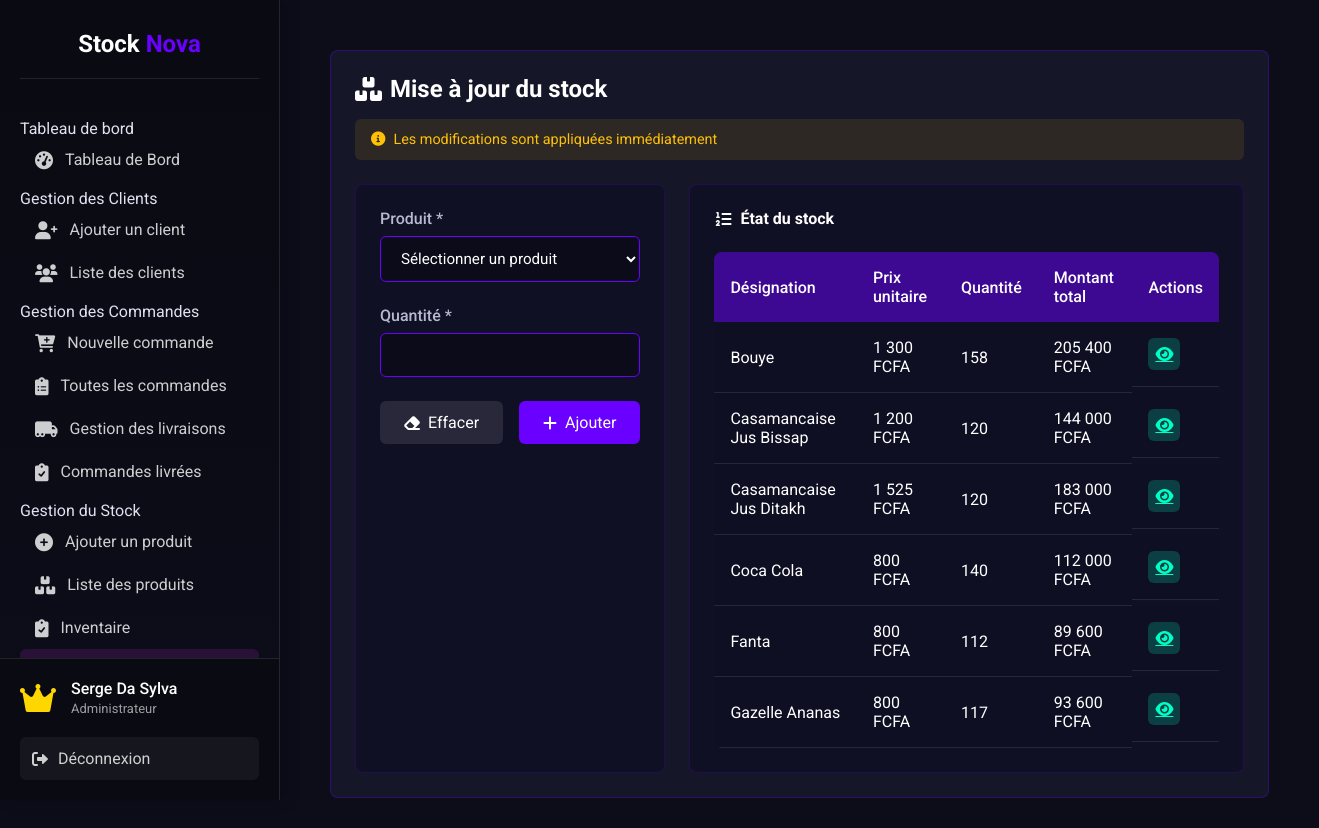
The app's page /fourniture.php (signed in) with its own data.
### tables this page shows
CREATE TABLE `produits` (
  `id_prod` int(11) NOT NULL,
  `code_prod` varchar(255) DEFAULT NULL,
  `nom_prod` varchar(100) DEFAULT NULL,
  `quant_prod` int(11) DEFAULT 0,
  `prix_unitaire` decimal(10,2) DEFAULT NULL,
  `prix_total` decimal(10,2) GENERATED ALWAYS AS (`quant_prod` * `prix_unitaire`) VIRTUAL,
  `fournisseur` varchar(100) DEFAULT NULL,
  `description` text DEFAULT NULL,
  `photo` varchar(255) NOT NULL DEFAULT 'assets/images/default-product.png' COMMENT 'Chemin vers la photo du produit'
);

### fourniture.php (the view, shortened to what this page needs)
<?php
require 'includes/connexion.php';
require 'includes/header.php';
try {
    $produitsListe = $pdo->query("SELECT
                                 id_prod,
                                 nom_prod,
                                 quant_prod,
                                 prix_unitaire,
                                 prix_total
                                 FROM produits
                                 ORDER BY nom_prod")->fetchAll();
} catch (PDOException $e) {
    $produitsListe = [];
    error_log("Erreur SQL produits: " . $e->getMessage());
}
?>
<div class="dashboard-container">
    <div class="data-section">
        <div class="section-header">
            <h3><i class="fas fa-boxes"></i> Mise à jour du stock</h3>
            <div class="section-notice">
                <i class="fas fa-info-circle"></i> Les modifications sont appliquées immédiatement
            </div>
        </div>
        <div class="supply-grid">
            <div class="supply-form">
                <form method="POST">
                    <div class="form-group">
                        <label for="produit">Produit *</label>
                        <select name="produit" id="produit" class="form-select" required>
                            <option value="">Sélectionner un produit</option>
                        </select>
                    </div>
                    <div class="form-group">
                        <label for="quantite">Quantité *</label>
                        <input type="number" name="quantite" id="quantite" class="form-input" min="1" required>
                    </div>
                    <div class="form-actions">
                        <button type="reset" class="reset-btn">
                            <i class="fas fa-eraser"></i> Effacer
                        </button>
                        <button type="submit" class="submit-btn">
                            <i class="fas fa-plus"></i> Ajouter
                        </button>
                    </div>
                </form>
            </div>
            <div class="supply-history">
                <h4><i class="fas fa-list-ol"></i> État du stock</h4>
                <div class="data-table-container">
                    <table class="data-table">
                        <thead>
                            <tr>
                                <th>Désignation</th>
                                <th>Prix unitaire</th>
                                <th>Quantité</th>
                                <th>Montant total</th>
                                <th>Actions</th>
                            </tr>
                        </thead>
                        <tbody>
                            <?php if (empty($produitsListe)): ?>
                                <tr>
                                    <td colspan="5" class="text-center">Aucun produit enregistré</td>
                                </tr>
                            <?php else: ?>
                                <?php foreach ($produitsListe as $produit): ?>
                                    <tr>
                                        <td><?= htmlspecialchars($produit['nom_prod']) ?></td>
                                        <td><?= number_format($produit['prix_unitaire'], 0, ',', ' ') ?> FCFA</td>
                                        <td><?= htmlspecialchars($produit['quant_prod']) ?></td>
                                        <td><?= number_format($produit['prix_total'], 0, ',', ' ') ?> FCFA</td>
                                        <td class="actions">
                                            <a href="details_produit.php?id=<?= $produit['id_prod'] ?>"
                                               class="action-btn view">
                                                <i class="fas fa-eye"></i>
                                            </a>
                                        </td>
                                    </tr>
                                <?php endforeach; ?>
                            <?php endif; ?>
                        </tbody>
                    </table>
                </div>
            </div>
        </div>
    </div>
</div>
<?php include 'includes/footer.php'; ?>

### css/styles.css (style rules this page uses)
:root { --primary: #9c27b0; --primary-dark: #7b1fa2; --primary-light: #ba68c8; --dark: #121212; --darker: #000000; --light: #f5f5f5; --danger: #e91e63; --success: #4caf50; --warning: #ff9800; }
* { box-sizing: border-box; margin: 0; padding: 0; font-family: 'Roboto', sans-serif; }
body { background-color: var(--dark); color: var(--light); display: flex; min-height: 100vh; }

### fourniture.php (style rules this page uses)
:root { --primary: #6a00ff; --primary-light: #9d4dff; --secondary: #00ffc6; --dark: #0d0d1a; --darker: #0a0a12; --light: #e0e0f0; --text: #ffffff; --text-secondary: #b8b8d1; --danger: #ff6b6b; --warning: #ffc107; --success: #4caf50; }
.dashboard-container { max-width: 1200px; margin: 0 auto; padding: 20px; }
.data-section { background: rgba(26, 26, 46, 0.8); border-radius: 8px; padding: 1.5rem; border: 1px solid rgba(106, 0, 255, 0.3); }
.section-header { margin-bottom: 1.5rem; }
.section-header h3 { color: var(--text); font-size: 1.5rem; display: flex; align-items: center; gap: 0.5rem; margin: 0; }
.section-notice { background: rgba(255, 193, 7, 0.1); color: var(--warning); padding: 0.75rem 1rem; border-radius: 6px; margin-top: 1rem; display: flex; align-items: center; gap: 0.5rem; font-size: 0.9rem; }
.supply-grid { display: grid; grid-template-columns: 1fr 2fr; gap: 1.5rem; }
.supply-form { background: rgba(15, 15, 35, 0.7); border-radius: 8px; padding: 1.5rem; border: 1px solid rgba(106, 0, 255, 0.2); }
.supply-history { background: rgba(15, 15, 35, 0.7); border-radius: 8px; padding: 1.5rem; border: 1px solid rgba(106, 0, 255, 0.2); }
.supply-history h4 { color: var(--text); margin-top: 0; margin-bottom: 1rem; display: flex; align-items: center; gap: 0.5rem; }
.form-group { margin-bottom: 1.5rem; }
.form-group label { display: block; margin-bottom: 0.5rem; color: var(--text-secondary); font-weight: 500; }
.form-input, .form-select { width: 100%; padding: 0.75rem 1rem; background: rgba(0, 0, 0, 0.3); border: 1px solid var(--primary); border-radius: 6px; color: var(--text); font-size: 0.95rem; transition: all 0.3s; }
.form-actions { display: flex; gap: 1rem; margin-top: 1.5rem; }
.submit-btn { background: var(--primary); color: white; border: none; padding: 0.75rem 1.5rem; border-radius: 6px; cursor: pointer; font-size: 1rem; transition: all 0.3s; display: inline-flex; align-items: center; gap: 0.5rem; flex: 1; }
.reset-btn { background: rgba(255, 255, 255, 0.1); color: var(--text); border: none; padding: 0.75rem 1.5rem; border-radius: 6px; cursor: pointer; font-size: 1rem; transition: all 0.3s; display: inline-flex; align-items: center; gap: 0.5rem; flex: 1; }
.data-table-container { overflow-x: auto; margin-top: 1.5rem; }
.data-table { width: 100%; border-collapse: separate; border-spacing: 0; border-radius: 8px; overflow: hidden; }
.data-table th { padding: 1rem; text-align: left; background: rgba(106, 0, 255, 0.5); color: white; font-weight: 500; }
.data-table td { padding: 1rem; border-bottom: 1px solid rgba(255, 255, 255, 0.1); background: rgba(15, 15, 35, 0.7); color: var(--text); }
.actions { display: flex; gap: 0.5rem; }
.action-btn { display: inline-flex; align-items: center; justify-content: center; width: 32px; height: 32px; border-radius: 6px; transition: all 0.3s; }
.action-btn.view { background: rgba(0, 255, 198, 0.2); color: var(--secondary); }

### records on screen
produits: nom_prod "Bouye", prix_unitaire "1 300", quant_prod "158", prix_total "205 400"
produits: nom_prod "Casamancaise Jus Bissap", prix_unitaire "1 200", quant_prod "120", prix_total "144 000"
produits: nom_prod "Casamancaise Jus Ditakh", prix_unitaire "1 525", quant_prod "120", prix_total "183 000"
produits: nom_prod "Coca Cola", prix_unitaire "800", quant_prod "140", prix_total "112 000"
produits: nom_prod "Fanta", prix_unitaire "800", quant_prod "112", prix_total "89 600"
produits: nom_prod "Gazelle Ananas", prix_unitaire "800", quant_prod "117", prix_total "93 600"

### other values on screen
$_SESSION['username'] "Serge Da Sylva"
